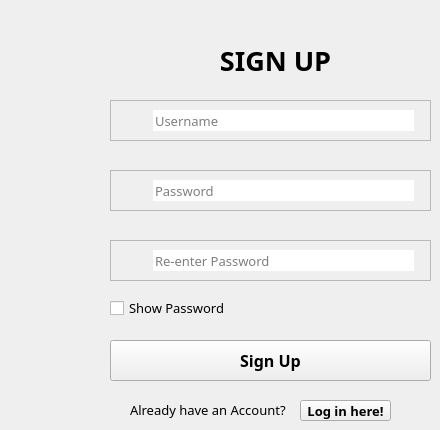
     <widget class="QWidget" name="signUpPage">
      <widget class="QLabel" name="signUpLabel">
       <property name="geometry">
        <rect>
         <x>170</x>
         <y>40</y>
         <width>211</width>
         <height>41</height>
        </rect>
       </property>
       <property name="font">
        <font>
         <family>Poppins</family>
         <pointsize>20</pointsize>
         <weight>75</weight>
         <bold>true</bold>
        </font>
       </property>
       <property name="text">
        <string>SIGN UP</string>
       </property>
       <property name="alignment">
        <set>Qt::AlignCenter</set>
       </property>
      </widget>
      <widget class="QFrame" name="userNameBarSignUp">
       <property name="geometry">
        <rect>
         <x>110</x>
         <y>100</y>
         <width>321</width>
         <height>41</height>
        </rect>
       </property>
       <property name="focusPolicy">
        <enum>Qt::StrongFocus</enum>
       </property>
       <property name="styleSheet">
        <string notr="true">#userNameBar {
	border: 1px solid &quot;#344273&quot;;
	border-radius: 3px;
}</string>
       </property>
       <property name="frameShape">
        <enum>QFrame::StyledPanel</enum>
       </property>
       <property name="frameShadow">
        <enum>QFrame::Raised</enum>
       </property>
       <widget class="QLineEdit" name="txtUsernameSignUp">
        <property name="geometry">
         <rect>
          <x>43</x>
          <y>10</y>
          <width>261</width>
          <height>21</height>
         </rect>
        </property>
        <property name="font">
         <font>
          <family>Poppins</family>
          <pointsize>10</pointsize>
         </font>
        </property>
        <property name="focusPolicy">
         <enum>Qt::StrongFocus</enum>
        </property>
        <property name="styleSheet">
         <string notr="true">#txtSearch{

}</string>
        </property>
        <property name="text">
         <string/>
        </property>
        <property name="frame">
         <bool>false</bool>
        </property>
        <property name="placeholderText">
         <string>Username</string>
        </property>
       </widget>
       <widget class="QLabel" name="iconUser">
        <property name="geometry">
         <rect>
          <x>10</x>
          <y>10</y>
          <width>31</width>
          <height>21</height>
         </rect>
        </property>
        <property name="styleSheet">
         <string notr="true">#searchIcon{
	background-color: white;
}</string>
        </property>
        <property name="text">
         <string/>
        </property>
        <property name="pixmap">
         <pixmap>../Icons/user-name.svg</pixmap>
        </property>
        <property name="scaledContents">
         <bool>false</bool>
        </property>
        <property name="alignment">
         <set>Qt::AlignCenter</set>
        </property>
       </widget>
      </widget>
      <widget class="QFrame" name="passBar">
       <property name="geometry">
        <rect>
         <x>110</x>
         <y>170</y>
         <width>321</width>
         <height>41</height>
        </rect>
       </property>
       <property name="focusPolicy">
        <enum>Qt::StrongFocus</enum>
       </property>
       <property name="styleSheet">
        <string notr="true">#passwordBar {
	border: 1px solid &quot;#344273&quot;;
	border-radius: 3px;
}</string>
       </property>
       <property name="frameShape">
        <enum>QFrame::StyledPanel</enum>
       </property>
       <property name="frameShadow">
        <enum>QFrame::Raised</enum>
       </property>
       <widget class="QLineEdit" name="txtPrePassword">
        <property name="geometry">
         <rect>
          <x>43</x>
          <y>10</y>
          <width>261</width>
          <height>21</height>
         </rect>
        </property>
        <property name="font">
         <font>
          <family>Poppins</family>
          <pointsize>10</pointsize>
         </font>
        </property>
        <property name="focusPolicy">
         <enum>Qt::StrongFocus</enum>
        </property>
        <property name="styleSheet">
         <string notr="true">#txtSearch{

}</string>
        </property>
        <property name="text">
         <string/>
        </property>
        <property name="frame">
         <bool>false</bool>
        </property>
        <property name="echoMode">
         <enum>QLineEdit::Password</enum>
        </property>
        <property name="placeholderText">
         <string>Password</string>
        </property>
       </widget>
       <widget class="QLabel" name="iconPassword_8">
        <property name="geometry">
         <rect>
          <x>10</x>
          <y>10</y>
          <width>31</width>
          <height>21</height>
         </rect>
        </property>
        <property name="styleSheet">
         <string notr="true">#searchIcon{
	background-color: white;
}</string>
        </property>
        <property name="text">
         <string/>
        </property>
        <property name="pixmap">
         <pixmap>../Icons/key.svg</pixmap>
        </property>
        <property name="scaledContents">
         <bool>false</bool>
        </property>
        <property name="alignment">
         <set>Qt::AlignCenter</set>
        </property>
       </widget>
      </widget>
      <widget class="QFrame" name="passAgainBar">
       <property name="geometry">
        <rect>
         <x>110</x>
         <y>240</y>
         <width>321</width>
         <height>41</height>
        </rect>
       </property>
       <property name="focusPolicy">
        <enum>Qt::StrongFocus</enum>
       </property>
       <property name="styleSheet">
        <string notr="true">#passwordBar {
	border: 1px solid &quot;#344273&quot;;
	border-radius: 3px;
}</string>
       </property>
       <property name="frameShape">
        <enum>QFrame::StyledPanel</enum>
       </property>
       <property name="frameShadow">
        <enum>QFrame::Raised</enum>
       </property>
       <widget class="QLineEdit" name="txtSignUpPassword">
        <property name="geometry">
         <rect>
          <x>43</x>
          <y>10</y>
          <width>261</width>
          <height>21</height>
         </rect>
        </property>
        <property name="font">
         <font>
          <family>Poppins</family>
          <pointsize>10</pointsize>
         </font>
        </property>
        <property name="focusPolicy">
         <enum>Qt::StrongFocus</enum>
        </property>
        <property name="styleSheet">
         <string notr="true">#txtSearch{

}</string>
        </property>
        <property name="text">
         <string/>
        </property>
        <property name="frame">
         <bool>false</bool>
        </property>
        <property name="echoMode">
         <enum>QLineEdit::Password</enum>
        </property>
        <property name="placeholderText">
         <string>Re-enter Password</string>
        </property>
       </widget>
       <widget class="QLabel" name="iconPassword_9">
        <property name="geometry">
         <rect>
          <x>10</x>
          <y>10</y>
          <width>31</width>
          <height>21</height>
         </rect>
        </property>
        <property name="styleSheet">
         <string notr="true">#searchIcon{
	background-color: white;
}</string>
        </property>
        <property name="text">
         <string/>
        </property>
        <property name="pixmap">
         <pixmap>../Icons/key.svg</pixmap>
        </property>
        <property name="scaledContents">
         <bool>false</bool>
        </property>
        <property name="alignment">
         <set>Qt::AlignCenter</set>
        </property>
       </widget>
      </widget>
      <widget class="QCheckBox" name="cbShowSignUpPass">
       <property name="geometry">
        <rect>
         <x>110</x>
         <y>300</y>
         <width>131</width>
         <height>16</height>
        </rect>
       </property>
       <property name="font">
        <font>
         <family>Poppins</family>
         <pointsize>10</pointsize>
        </font>
       </property>
       <property name="cursor">
        <cursorShape>PointingHandCursor</cursorShape>
       </property>
       <property name="text">
        <string>Show Password</string>
       </property>
      </widget>
      <widget class="QPushButton" name="btnSignUp">
       <property name="geometry">
        <rect>
         <x>110</x>
         <y>340</y>
         <width>321</width>
         <height>41</height>
        </rect>
       </property>
       <property name="font">
        <font>
         <family>Poppins</family>
         <pointsize>12</pointsize>
         <weight>75</weight>
         <bold>true</bold>
        </font>
       </property>
       <property name="cursor">
        <cursorShape>PointingHandCursor</cursorShape>
       </property>
       <property name="styleSheet">
        <string notr="true"/>
       </property>
       <property name="text">
        <string>Sign Up</string>
       </property>
       <property name="icon">
        <iconset>
         <normaloff>../../MainFrame/Resources/Icons/user-plus.svg</normaloff>../../MainFrame/Resources/Icons/user-plus.svg</iconset>
       </property>
       <property name="iconSize">
        <size>
         <width>22</width>
         <height>22</height>
        </size>
       </property>
      </widget>
      <widget class="QLabel" name="label_8">
       <property name="geometry">
        <rect>
         <x>130</x>
         <y>400</y>
         <width>171</width>
         <height>20</height>
        </rect>
       </property>
       <property name="font">
        <font>
         <family>Poppins</family>
         <pointsize>10</pointsize>
        </font>
       </property>
       <property name="text">
        <string>Already have an Account?</string>
       </property>
      </widget>
      <widget class="QPushButton" name="btnLoginHere">
       <property name="geometry">
        <rect>
         <x>300</x>
         <y>400</y>
         <width>91</width>
         <height>21</height>
        </rect>
       </property>
       <property name="font">
        <font>
         <family>Poppins</family>
         <pointsize>10</pointsize>
         <weight>75</weight>
         <bold>true</bold>
        </font>
       </property>
       <property name="cursor">
        <cursorShape>PointingHandCursor</cursorShape>
       </property>
       <property name="focusPolicy">
        <enum>Qt::NoFocus</enum>
       </property>
       <property name="styleSheet">
        <string notr="true"/>
       </property>
       <property name="text">
        <string>Log in here!</string>
       </property>
      </widget>
     </widget>
